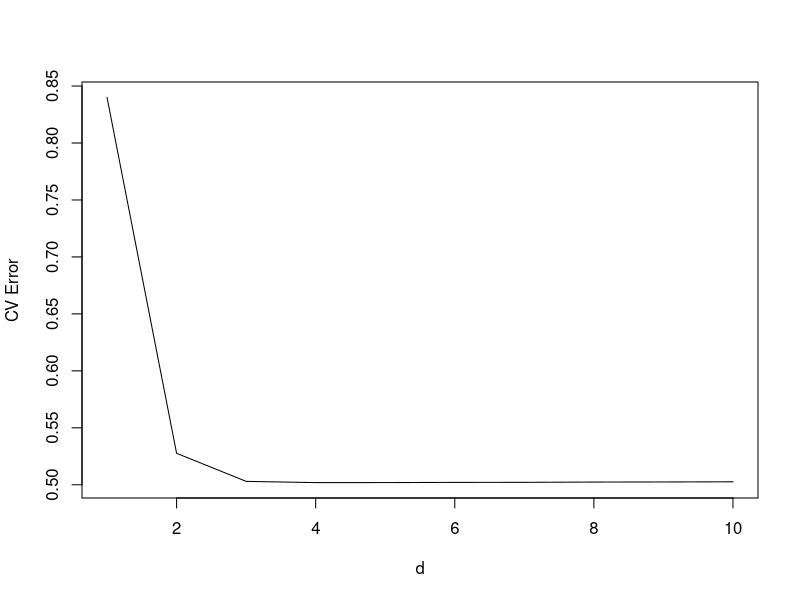
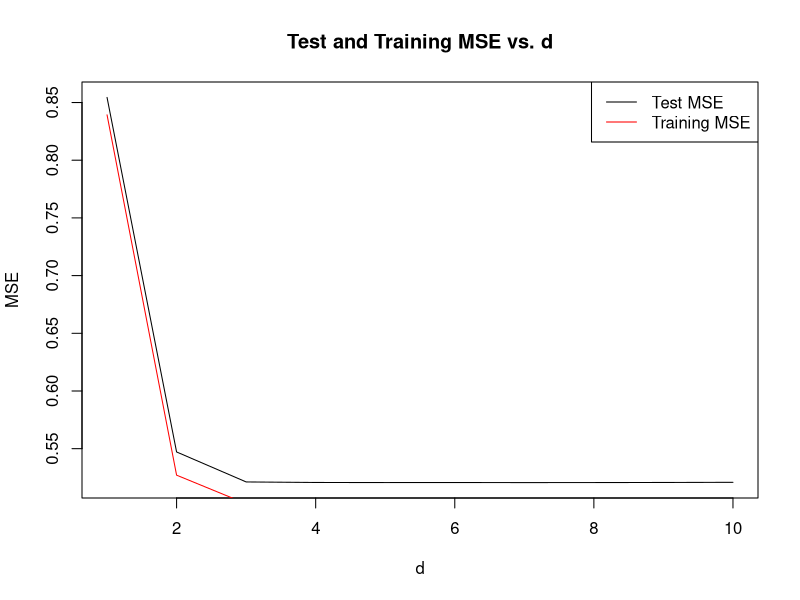

These figures' R source, in order:
#' ---
#' title: "Advanced_Stats_CV"
#' output: html_document
#' date: "2023-02-08"
#' ---
#' 
## ----setup, include=FALSE--------------------------------------------------------------------------------------------------------------------------------
knitr::opts_chunk$set(echo = TRUE)
library(caret)
library(glmnet)

#' 
#' ### 1. Construct the data
#' 
## --------------------------------------------------------------------------------------------------------------------------------------------------------
# Set seed
set.seed(9295)

# Create x and error term
n <- 10000
x <- runif(n, min = 0, max = 1)
e <- rnorm(n, mean = 0, sd = sqrt(0.5))

# Compute Y from X
y <- 3 * x^5 + 2 * x^2 + e

# Put them in a dataframe
df <- data.frame(x, y)

#' 
#' ### 2. Split the 10000 points into a 80% training and 20% test split. Use a seed before randomizing to replicate results.
#' 
## --------------------------------------------------------------------------------------------------------------------------------------------------------
# Split the data
train_indices <- createDataPartition(y = df$y, p = 0.8, list = FALSE)
train <- df[train_indices, ]
test <- df[-train_indices, ]


#' 
#' ### 3. Split the training set into 5 parts and use the five folds to choose the optimal d. The loss function you would implement is the MSE error. You want to estimate the MSE error on each fold for a model that has been trained on the remaining 4 folds. The cross validation (CV) error for the training set would be the average MSE across all five folds. Plot the CV error as a function of d for d ∈[1,2,\...,10]
#' 
#' The optimal d value is 4, which has the lowest MSE of 0.50191.
#' 
## --------------------------------------------------------------------------------------------------------------------------------------------------------
# Create a vector to store the cross-validation errors
cv_errors <- rep(0, 5)
d_value <- 1:10

# Perform 5-fold cross validation
for (d in d_value){
  fold_e <- rep(0, 5)
  for (i in 1:5) {
      folds <- cut(seq(1, nrow(train)),breaks = 5,labels = FALSE)
      testIndex <- which(folds==i, arr.ind=TRUE)
      test_cv <- train[testIndex, ]
      train_cv <- train[-testIndex, ]
      model <- lm(y ~ poly(x, degree = d), data = train_cv)
      predictions <- predict(model, newdata = test_cv)
      fold_e[i] <- mean((predictions - test_cv$y)^2)
  }
  cv_errors[d] <- mean(fold_e)
  }

# Plotting
plot(d_value, cv_errors, type = "l", xlab = "d", ylab = "CV Error")


#' 
#' ### 4. In this subpart, use the entire training set for training the models. Compute the performance of the 10 models on the test set. Plot the test MSE and training MSE as a function of d. Comment on your observations.
#' 
#' As we use training set to build the model, no wonder the model fits the training data more, which results in lower MSE at all d values. In addition, the MSE values roughly remain the same when d is above 3, so if we want to have a more accurate model, we should choose those with d value \> 3.
#' 
## --------------------------------------------------------------------------------------------------------------------------------------------------------
# Use the whole training set and test it on test set
MSE_test <- rep(0, 10)
MSE_train <- rep(0, 10)

for (d in d_value){
      model <- lm(y ~ poly(x, degree = d), data = train)
      predictions_train <- predict(model, newdata = train)
      predictions_test <- predict(model, newdata = test)
      MSE_train[d] <- mean((predictions_train - train$y)^2)
      MSE_test[d] <- mean((predictions_test - test$y)^2)
  }

# Plotting
plot(d_value, MSE_test, type = "l", xlab = "d", ylab = "MSE", 
     main = "Test and Training MSE vs. d")
lines(d_value, MSE_train, col = "red")
legend("topright", c("Test MSE", "Training MSE"), col = c("black", "red"), 
       lty = 1)



